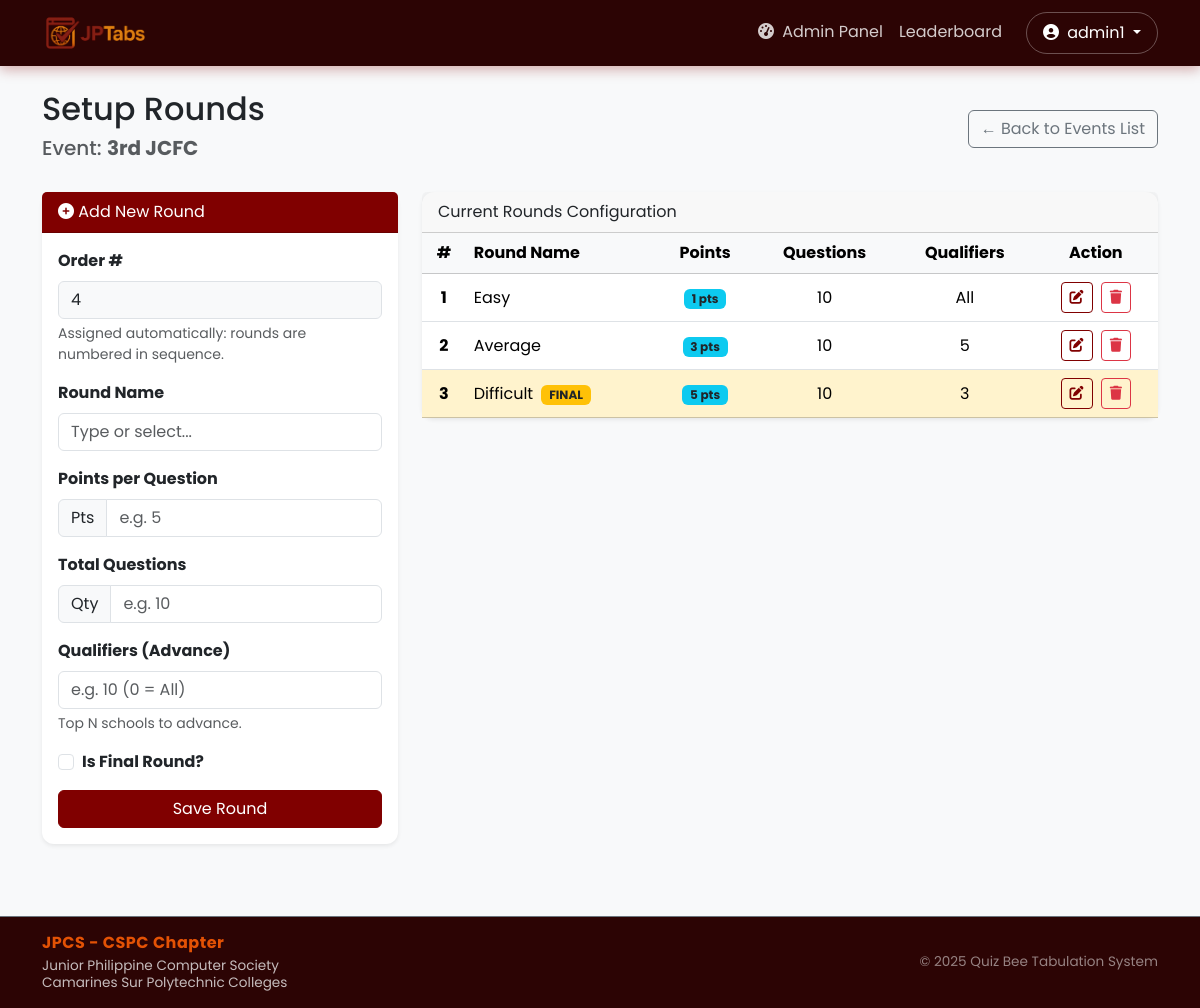
/admin/round-setup/1 (signed in), run on the app's committed database.
### website/models.py (models this page shows, shortened)
class User(db.Model, UserMixin):
    id = db.Column(db.Integer, primary_key=True)
    username = db.Column(db.String(150), unique=True, nullable=False)
    password = db.Column(db.String(150), nullable=False)
    first_name = db.Column(db.String(150))
    role = db.Column(db.String(50))  # 'admin' or 'tabulator'
    schools_assigned = db.relationship('School', backref='tabulator', lazy=True)

class Event(db.Model):
    id = db.Column(db.Integer, primary_key=True)
    name = db.Column(db.String(150), nullable=False)
    is_active = db.Column(db.Boolean, default=False, index=True)
    scoring_type = db.Column(db.String(50), default='per_round')
    schools = db.relationship('School', backref='event', cascade='all, delete-orphan')
    rounds = db.relationship('Round', backref='event', cascade='all, delete-orphan')

class Round(db.Model):
    id = db.Column(db.Integer, primary_key=True)
    event_id = db.Column(db.Integer, db.ForeignKey('event.id'), nullable=False)
    number = db.Column(db.Integer, nullable=False)
    difficulty = db.Column(db.String(50), nullable=False)
    points = db.Column(db.Integer, nullable=False)
    total_questions = db.Column(db.Integer, nullable=False)
    is_active = db.Column(db.Boolean, default=False)
    qualifying_count = db.Column(db.Integer, default=0)
    is_final = db.Column(db.Boolean, default=False)
    participating_school_ids = db.Column(db.String(200), nullable=True)
    scores = db.relationship('Score', backref='round', cascade='all, delete-orphan')

### website/views.py (the view, shortened to what this page needs)
@views.route('/admin/round-setup/<int:event_id>', methods=['GET', 'POST'])
@login_required
def round_setup(event_id):
    if current_user.role != 'admin': return "Unauthorized", 403
    event = Event.query.get_or_404(event_id)
    rounds = Round.query.filter_by(event_id=event.id).order_by(Round.number.asc()).all()
    return render_template('admin/round_setup.html', event=event, rounds=rounds,
                           next_number=next_round_number(event.id))

### website/__init__.py (called while the page is built)
def create_app():
    app = Flask(__name__)
    app.config['SECRET_KEY'] = 'kyle heineken lee'
    app.config['SQLALCHEMY_DATABASE_URI'] = f'sqlite:///{DB_NAME}'
    db.init_app(app)
    from .models import User
    from .views import views
    from .auth import auth
    app.register_blueprint(views, url_prefix='/')
    app.register_blueprint(auth, url_prefix='/')
    login_manager.init_app(app)
    @login_manager.user_loader
    def load_user(id):
        return User.query.get(int(id))
    return app

### website/views.py (called while the page is built)
def next_round_number(event_id):
    highest = db.session.query(db.func.max(Round.number)).filter_by(event_id=event_id).scalar()
    return (highest or 0) + 1

### website/templates/admin/round_setup.html (shortened to what this page needs)
{% extends "base.html" %}
{% block content %}
<div class="container mt-4">
    <div class="d-flex justify-content-between align-items-center mb-4">
        <div>
            <h2>Setup Rounds</h2>
            <h5 class="text-muted">Event: <strong>{{ event.name }}</strong></h5>
        </div>
        <a href="{{ url_for('views.event_registration') }}" class="btn btn-outline-secondary">
            &larr; Back to Events List
        </a>
    </div>
    <div class="row">
        <div class="col-md-4">
            <div class="card shadow-sm border-primary mb-4">
                <div class="card-header bg-primary text-white">
                    <i class="fas fa-plus-circle"></i> Add New Round
                </div>
                <div class="card-body">
                    <form method="POST">
                        <div class="mb-3">
                            <label class="form-label fw-bold">Order #</label>
                            <input type="number" name="round_number" class="form-control bg-light" value="{{ next_number }}" readonly>
                            <div class="form-text">Assigned automatically: rounds are numbered in sequence.</div>
                        </div>
                        <div class="mb-3">
                            <label class="form-label fw-bold">Round Name</label>
                            <input type="text" name="difficulty" class="form-control" list="difficultyOptions" placeholder="Type or select..." required>
                        </div>
                        <div class="mb-3">
                            <label class="form-label fw-bold">Points per Question</label>
                            <div class="input-group">
                                <span class="input-group-text">Pts</span>
                                <input type="number" name="points" class="form-control" placeholder="e.g. 5" min="1" step="1" required>
                            </div>
                        </div>
                        <div class="mb-3">
                            <label class="form-label fw-bold">Total Questions</label>
                            <div class="input-group">
                                <span class="input-group-text">Qty</span>
                                <input type="number" name="total_questions" class="form-control" placeholder="e.g. 10" min="1" step="1" required>
                            </div>
                        </div>
                        <div class="mb-3">
                            <label class="form-label fw-bold">Qualifiers (Advance)</label>
                            <input type="number" name="qualifying_count" class="form-control" placeholder="e.g. 10 (0 = All)" min="0" step="1">
                            <div class="form-text">Top N schools to advance.</div>
                        </div>
                        <div class="mb-3 form-check">
                            <input type="checkbox" class="form-check-input" id="is_final" name="is_final">
                            <label class="form-check-label fw-bold" for="is_final">Is Final Round?</label>
                        </div>
                        <button type="submit" class="btn btn-primary w-100">Save Round</button>
                    </form>
                </div>
            </div>
        </div>
        <div class="col-md-8">
            <div class="card shadow-sm">
                <div class="card-header">
                    Current Rounds Configuration
                </div>
                <div class="card-body p-0">
                    <table class="table table-hover mb-0 align-middle text-center">
                        <thead class="table-light">
                            <tr>
                                <th>#</th>
                                <th class="text-start">Round Name</th>
                                <th>Points</th>
                                <th>Questions</th>
                                <th>Qualifiers</th>
                                <th>Action</th>
                            </tr>
                        </thead>
                        <tbody>
                            {% for round in rounds %}
                            <tr class="{% if round.is_final %}table-warning{% endif %}">
                                <td class="fw-bold">{{ round.number }}</td>
                                <td class="text-start">
                                    {{ round.difficulty }}
                                    {% if round.is_final %}<span class="badge bg-warning text-dark ms-1">FINAL</span>{% endif %}
                                </td>
                                <td><span class="badge bg-info text-dark">{{ round.points }} pts</span></td>
                                <td>{{ round.total_questions }}</td>
                                <td>{{ round.qualifying_count if round.qualifying_count > 0 else "All" }}</td>
                                <td>
                                    <button type="button" class="btn btn-sm btn-outline-primary me-1"
                                            data-bs-toggle="modal"
                                            data-bs-target="#editRoundModal{{ round.id }}">
                                        <i class="fas fa-edit"></i>
                                    </button>
                                    <form method="POST" action="{{ url_for('views.delete_round', round_id=round.id) }}" class="d-inline">
                                        <button type="submit" class="btn btn-sm btn-outline-danger" onclick="return confirm('Delete this round?')">
                                            <i class="fas fa-trash"></i>
                                        </button>
                                    </form>
                                </td>
                            </tr>
                            {% else %}
                            <tr>
                                <td colspan="6" class="text-center text-muted py-5">
                                    <em>No rounds created yet.</em>
                                </td>
                            </tr>
                            {% endfor %}
                        </tbody>
                    </table>
                </div>
            </div>
        </div>
    </div>
</div>
{% endblock %}

### website/templates/base.html (shortened to what this page needs)
<!DOCTYPE html>
<html lang="en">
<head>
    <link href="https://cdn.jsdelivr.net/npm/bootstrap@5.3.2/dist/css/bootstrap.min.css" rel="stylesheet">
    <link rel="stylesheet" href="https://cdnjs.cloudflare.com/ajax/libs/font-awesome/6.4.2/css/all.min.css">
    <link rel="stylesheet" href="{{ url_for('static', filename='css/animations.css') }}">
</head>
<body>
    <nav class="navbar navbar-expand-lg navbar-dark sticky-top">
        <div class="container">
            <a class="navbar-brand" href="/">
                <img src="{{ url_for('static', filename='JPTABS.png') }}" alt="JPCS Logo" class="nav-logo p-1">
            </a>
            <div class="collapse navbar-collapse" id="navbarContent">
                <ul class="navbar-nav ms-auto mb-2 mb-lg-0">
                    {% if current_user.is_authenticated %}
                        <li class="nav-item">
                            {% if current_user.role == 'admin' %}
                                <a class="nav-link" href="{{ url_for('views.admin_dashboard') }}">
                                    <i class="fas fa-tachometer-alt me-1"></i> Admin Panel
                                </a>
                            {% else %}
                                <a class="nav-link" href="{{ url_for('views.tabulator_dashboard') }}">
                                    <i class="fas fa-edit me-1"></i> Tabulator Panel
                                </a>
                            {% endif %}
                        </li>
                    {% else %}
                        <li class="nav-item">
                            <a class="nav-link" href="{{ url_for('views.home') }}">Home</a>
                        </li>
                    {% endif %}
                    <li class="nav-item">
                        <a class="nav-link" href="{{ url_for('views.leaderboard') }}">Leaderboard</a>
                    </li>
                    {% if current_user.is_authenticated %}
                        <li class="nav-item dropdown ms-lg-3">
                            <a class="nav-link dropdown-toggle btn btn-outline-light rounded-pill px-3" href="#" role="button" data-bs-toggle="dropdown" style="color: white !important; border: 1px solid rgba(255,255,255,0.3);">
                                <i class="fas fa-user-circle me-1"></i> {{ current_user.username }}
                            </a>
                        </li>
                    {% else %}
                        <li class="nav-item ms-lg-3">
                            <a class="nav-link btn btn-warning text-dark px-3 rounded-pill fw-bold" href="{{ url_for('auth.login') }}" style="color: #2C0404 !important;">
                                Login
                            </a>
                        </li>
                    {% endif %}
                </ul>
            </div>
        </div>
    </nav>
    <div class="flex-grow-1 d-flex flex-column page-enter">
        {% block content %}{% endblock %}
    </div>
    <footer class="text-white py-3 mt-5 border-top border-secondary" style="background-color: var(--jpcs-dark) !important; font-size: 0.85rem;">
        <div class="container">
            <div class="row align-items-center">
                <div class="col-md-8 text-md-start text-center mb-2 mb-md-0">
                    <h6 class="fw-bold mb-1" style="color: var(--jpcs-orange); letter-spacing: 0.5px;">JPCS - CSPC Chapter</h6>
                    <div class="text-light opacity-75" style="line-height: 1.3;">
                        Junior Philippine Computer Society<br>
                        Camarines Sur Polytechnic Colleges
                    </div>
                </div>
                <div class="col-md-4 text-md-end text-center">
                    <a href="{{ url_for('views.about') }}" class="text-white-50 text-decoration-none footer-link">
                        &copy; 2025 Quiz Bee Tabulation System
                    </a>
                </div>
            </div>
        </div>
    </footer>
</body>
</html>

### website/static/css/animations.css (style rules this page uses)
:root { --ease-out: cubic-bezier(.2, .7, .2, 1); --ease-spring: cubic-bezier(.34, 1.56, .64, 1); }
.page-enter { animation: fade-in .35s ease-out backwards; }
.btn { transition: transform .12s ease, box-shadow .2s ease, background-color .2s, color .2s, border-color .2s; }
.card { transition: transform .25s var(--ease-out), box-shadow .25s ease; }
.nav-link { transition: color .2s; }
.navbar-brand img { transition: transform .3s var(--ease-spring); }

### website/templates/base.html (style rules this page uses)
:root { --jpcs-maroon: #800000; --jpcs-orange: #E35205; --jpcs-dark: #2C0404; --jpcs-light: #FFF5F0; }
body { font-family: 'Poppins', sans-serif; background-color: #f8f9fa; display: flex; flex-direction: column; min-height: 100vh; }
.navbar { background-color: var(--jpcs-dark) !important; box-shadow: 0 4px 12px rgba(128, 0, 0, 0.3); }
.navbar-brand { color: var(--jpcs-orange) !important; font-weight: 700; letter-spacing: 1px; }
.nav-link { color: rgba(255, 255, 255, 0.8) !important; }
.btn-primary { background-color: var(--jpcs-maroon); border-color: var(--jpcs-maroon); }
.btn-outline-primary { color: var(--jpcs-maroon); border-color: var(--jpcs-maroon); }
.card { border: none; border-radius: 12px; }
.card-header.bg-primary { background-color: var(--jpcs-maroon) !important; }
.nav-logo { height: 40px; vertical-align: middle; }

### data on the page
User: username "admin1"
Event: name "3rd JCFC"
Round: number "1", difficulty "Easy", points "1", total_questions "10", qualifying_count "All"
Round: number "2", difficulty "Average", points "3", total_questions "10", qualifying_count "5"
Round: number "3", difficulty "Difficult", is_final "FINAL", points "5", total_questions "10", qualifying_count "3"
